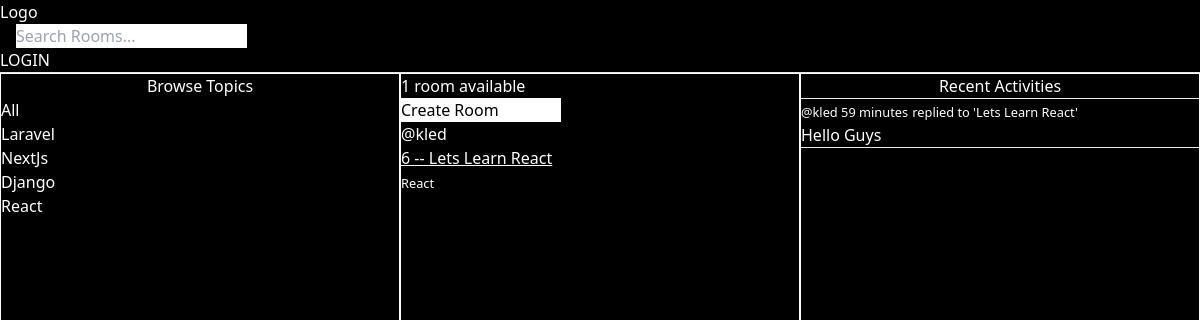
/?q=React, run on the app's committed database.
### base/models.py (models this page shows)
class Topic(models.Model):
    name = models.CharField(max_length=200)
    def __str__(self):
        return self.name

class Room(models.Model):
    host = models.ForeignKey(User, on_delete=models.SET_NULL, null=True)
    topic = models.ForeignKey(Topic, on_delete=models.SET_NULL, null=True)
    name = models.CharField(max_length=200)
    description = models.TextField(null=True, blank=True)
    participants = models.ManyToManyField(User, related_name='participants', blank=True)
    updated = models.DateTimeField(auto_now=True)
    created = models.DateTimeField(auto_now_add=True)
    class Meta:
        ordering = ['-updated', '-created']
    def __str__(self):
        return self.name

class Message(models.Model):
    user = models.ForeignKey(User, on_delete=models.CASCADE)
    room = models.ForeignKey(Room, on_delete=models.CASCADE)
    body = models.TextField()
    updated = models.DateTimeField(auto_now=True)
    created = models.DateTimeField(auto_now_add=True)
    class Meta:
        ordering = ['-updated', '-created']
    def __str__(self):
        return self.body[0:50]

### base/views.py (the view)
# urls.py: path('', views.romr, name='home'),
def romr(request):
    q = request.GET.get('q') if request.GET.get('q') != None else ''
    rooms = Room.objects.filter(Q(topic__name__icontains=q) | Q(name__icontains=q) | Q(description__icontains=q))
    room_count = rooms.count()
    topics = Topic.objects.all()
    room_messages = Message.objects.filter(Q(room__topic__name__icontains=q))
    context = {'rooms': rooms, 'topics': topics, 'room_count': room_count, 'room_messages': room_messages}
    return render(request, 'base/home.html', context)

### base/templates/base/home.html (shortened to what this page needs)
{% extends 'main.html'%} {% block content %}
<div class="grid grid-cols-3">
  <div class="h-screen border border-white">
    {% include 'base/topics_component.html'%}
  </div>
  <div class="flex flex-col border border-white">
    <h5>
      {{room_count}} {% if room_count > 1 %} rooms available {%else %} room
      available {% endif %}
    </h5>
    <a class="text-black bg-white w-40" href="{% url 'create-room' %}"
      >Create Room</a
    >
    {% include 'base/feed_component.html'%}
  </div>
  <div class="border border-white">
    {% include 'base/activity_component.html' %}
  </div>
</div>
{% endblock %}

### base/templates/base/topics_component.html
<h3 class="text-center">Browse Topics</h3>
<div>
  <div>
    <a href="{% url 'home' %}">All</a>
  </div>
  {% for topic in topics%}
  <div>
    <a href="{% url 'home' %}?q={{topic.name}}">{{topic}}</a>
  </div>
  {% endfor %}
</div>

### base/templates/base/feed_component.html (shortened to what this page needs)
<div>
  {% if rooms%} {% for room in rooms %}
  <div>
    <span>@{{room.host.username}}</span>
    <a href="{% url 'room' room.id %}" class="underline">
      <h3>{{room.id}} -- {{room.name}}</h3>
    </a>
    <small>{{room.topic.name}}</small>
  </div>
  {% endfor %} {%endif%}
</div>

### base/templates/base/activity_component.html (shortened to what this page needs)
<h5 class="text-center">Recent Activities</h5>
<hr />
{% for message in room_messages %}
<div>
  <small>@{{message.user}} {{message.created|timesince}}</small>
  <small>replied to '{{message.room}}'</small>
  <p>{{message}}</p>
  <hr />
</div>
{%endfor%}

### data on the page
Topic: name "Laravel"
Topic: name "NextJs"
Topic: name "Django"
Topic: name "React"
Room: host.username "kled", id "6", name "Lets Learn React", topic.name "React"
Message: user "kled", created "59 minutes", room "Lets Learn React", body "Hello Guys"

### other printed values
{{ room_count }} "1"
